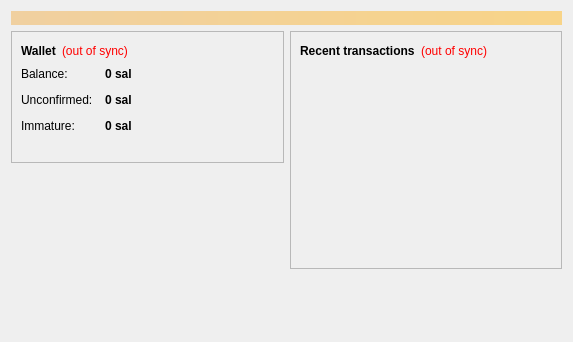
<?xml version="1.0" encoding="UTF-8"?>
<ui version="4.0">
 <class>OverviewPage</class>
 <widget class="QWidget" name="OverviewPage">
  <property name="geometry">
   <rect>
    <x>0</x>
    <y>0</y>
    <width>573</width>
    <height>342</height>
   </rect>
  </property>
  <property name="windowTitle">
   <string>Form</string>
  </property>
  <layout class="QVBoxLayout" name="topLayout">
   <item>
    <widget class="QLabel" name="labelAlerts">
     <property name="visible">
      <bool>false</bool>
     </property>
     <property name="styleSheet">
      <string notr="true">background-color: qlineargradient(x1: 0, y1: 0, x2: 1, y2: 0, stop:0 #F0D0A0, stop:1 #F8D488); color:#000000;</string>
     </property>
     <property name="wordWrap">
      <bool>true</bool>
     </property>
     <property name="margin">
      <number>3</number>
     </property>
    </widget>
   </item>
   <item>
    <layout class="QHBoxLayout" name="horizontalLayout" stretch="1,1">
     <item>
      <layout class="QVBoxLayout" name="verticalLayout_2">
       <item>
        <widget class="QFrame" name="frame">
         <property name="frameShape">
          <enum>QFrame::StyledPanel</enum>
         </property>
         <property name="frameShadow">
          <enum>QFrame::Raised</enum>
         </property>
         <layout class="QVBoxLayout" name="verticalLayout_4">
          <item>
           <layout class="QHBoxLayout" name="horizontalLayout_4">
            <item>
             <widget class="QLabel" name="label_5">
              <property name="font">
               <font>
                <weight>75</weight>
                <bold>true</bold>
               </font>
              </property>
              <property name="text">
               <string>Wallet</string>
              </property>
             </widget>
            </item>
            <item>
             <widget class="QLabel" name="labelWalletStatus">
              <property name="toolTip">
               <string>&lt;html&gt;&lt;head/&gt;&lt;body&gt;&lt;p&gt;The displayed information may be out of date. Your wallet automatically synchronizes with the salt. network after a connection is established, but this process has not completed yet.&lt;/p&gt;&lt;/body&gt;&lt;/html&gt;</string>
              </property>
              <property name="styleSheet">
               <string notr="true">QLabel { color: red; }</string>
              </property>
              <property name="text">
               <string notr="true">(out of sync)</string>
              </property>
              <property name="alignment">
               <set>Qt::AlignLeading|Qt::AlignLeft|Qt::AlignVCenter</set>
              </property>
             </widget>
            </item>
            <item>
             <spacer name="horizontalSpacer_2">
              <property name="orientation">
               <enum>Qt::Horizontal</enum>
              </property>
              <property name="sizeHint" stdset="0">
               <size>
                <width>40</width>
                <height>20</height>
               </size>
              </property>
             </spacer>
            </item>
           </layout>
          </item>
          <item>
           <layout class="QFormLayout" name="formLayout_2">
            <property name="fieldGrowthPolicy">
             <enum>QFormLayout::AllNonFixedFieldsGrow</enum>
            </property>
            <property name="horizontalSpacing">
             <number>12</number>
            </property>
            <property name="verticalSpacing">
             <number>12</number>
            </property>
            <item row="0" column="0">
             <widget class="QLabel" name="label">
              <property name="text">
               <string>Balance:</string>
              </property>
             </widget>
            </item>
            <item row="0" column="1">
             <widget class="QLabel" name="labelBalance">
              <property name="font">
               <font>
                <weight>75</weight>
                <bold>true</bold>
               </font>
              </property>
              <property name="cursor">
               <cursorShape>IBeamCursor</cursorShape>
              </property>
              <property name="toolTip">
               <string>Your current balance</string>
              </property>
              <property name="text">
               <string notr="true">0 sal</string>
              </property>
              <property name="textInteractionFlags">
               <set>Qt::LinksAccessibleByMouse|Qt::TextSelectableByKeyboard|Qt::TextSelectableByMouse</set>
              </property>
             </widget>
            </item>
            <item row="1" column="0">
             <widget class="QLabel" name="label_3">
              <property name="text">
               <string>Unconfirmed:</string>
              </property>
             </widget>
            </item>
            <item row="1" column="1">
             <widget class="QLabel" name="labelUnconfirmed">
              <property name="font">
               <font>
                <weight>75</weight>
                <bold>true</bold>
               </font>
              </property>
              <property name="cursor">
               <cursorShape>IBeamCursor</cursorShape>
              </property>
              <property name="toolTip">
               <string>Total of transactions that have yet to be confirmed, and do not yet count toward the current balance</string>
              </property>
              <property name="text">
               <string notr="true">0 sal</string>
              </property>
              <property name="textInteractionFlags">
               <set>Qt::LinksAccessibleByMouse|Qt::TextSelectableByKeyboard|Qt::TextSelectableByMouse</set>
              </property>
             </widget>
            </item>
            <item row="2" column="0">
             <widget class="QLabel" name="labelImmatureText">
              <property name="text">
               <string>Immature:</string>
              </property>
             </widget>
            </item>
            <item row="2" column="1">
             <widget class="QLabel" name="labelImmature">
              <property name="font">
               <font>
                <weight>75</weight>
                <bold>true</bold>
               </font>
              </property>
              <property name="toolTip">
               <string>Mined balance that has not yet matured</string>
              </property>
              <property name="text">
               <string notr="true">0 sal</string>
              </property>
              <property name="textInteractionFlags">
               <set>Qt::LinksAccessibleByMouse|Qt::TextSelectableByKeyboard|Qt::TextSelectableByMouse</set>
              </property>
             </widget>
            </item>
           </layout>
          </item>
          <item>
           <widget class="QLabel" name="label_wallet_bgcoin">
            <property name="text">
             <string/>
            </property>
            <property name="pixmap">
             <pixmap resource="../bitcoin.qrc">:/images/wallet_bgcoin</pixmap>
            </property>
            <property name="scaledContents">
             <bool>false</bool>
            </property>
            <property name="alignment">
             <set>Qt::AlignCenter</set>
            </property>
            <property name="margin">
             <number>-2</number>
            </property>
           </widget>
          </item>
         </layout>
        </widget>
       </item>
       <item>
        <spacer name="verticalSpacer">
         <property name="orientation">
          <enum>Qt::Vertical</enum>
         </property>
         <property name="sizeHint" stdset="0">
          <size>
           <width>20</width>
           <height>40</height>
          </size>
         </property>
        </spacer>
       </item>
      </layout>
     </item>
     <item>
      <layout class="QVBoxLayout" name="verticalLayout_3">
       <item>
        <widget class="QFrame" name="frame_2">
         <property name="frameShape">
          <enum>QFrame::StyledPanel</enum>
         </property>
         <property name="frameShadow">
          <enum>QFrame::Raised</enum>
         </property>
         <layout class="QVBoxLayout" name="verticalLayout">
          <item>
           <layout class="QHBoxLayout" name="horizontalLayout_2">
            <item>
             <widget class="QLabel" name="label_4">
              <property name="text">
               <string>&lt;b&gt;Recent transactions&lt;/b&gt;</string>
              </property>
             </widget>
            </item>
            <item>
             <widget class="QLabel" name="labelTransactionsStatus">
              <property name="toolTip">
               <string>&lt;html&gt;&lt;head/&gt;&lt;body&gt;&lt;p&gt;The displayed information may be out of date. Your wallet automatically synchronizes with the salt. network after a connection is established, but this process has not completed yet.&lt;/p&gt;&lt;/body&gt;&lt;/html&gt;</string>
              </property>
              <property name="styleSheet">
               <string notr="true">QLabel { color: red; }</string>
              </property>
              <property name="text">
               <string notr="true">(out of sync)</string>
              </property>
              <property name="alignment">
               <set>Qt::AlignRight|Qt::AlignTrailing|Qt::AlignVCenter</set>
              </property>
             </widget>
            </item>
            <item>
             <spacer name="horizontalSpacer">
              <property name="orientation">
               <enum>Qt::Horizontal</enum>
              </property>
              <property name="sizeHint" stdset="0">
               <size>
                <width>40</width>
                <height>20</height>
               </size>
              </property>
             </spacer>
            </item>
           </layout>
          </item>
          <item>
           <widget class="QListView" name="listTransactions">
            <property name="styleSheet">
             <string notr="true">QListView { background: transparent; }</string>
            </property>
            <property name="frameShape">
             <enum>QFrame::NoFrame</enum>
            </property>
            <property name="verticalScrollBarPolicy">
             <enum>Qt::ScrollBarAlwaysOff</enum>
            </property>
            <property name="horizontalScrollBarPolicy">
             <enum>Qt::ScrollBarAlwaysOff</enum>
            </property>
            <property name="selectionMode">
             <enum>QAbstractItemView::NoSelection</enum>
            </property>
           </widget>
          </item>
         </layout>
        </widget>
       </item>
       <item>
        <spacer name="verticalSpacer_2">
         <property name="orientation">
          <enum>Qt::Vertical</enum>
         </property>
         <property name="sizeHint" stdset="0">
          <size>
           <width>20</width>
           <height>40</height>
          </size>
         </property>
        </spacer>
       </item>
      </layout>
     </item>
    </layout>
   </item>
  </layout>
 </widget>
 <resources/>
 <connections/>
</ui>
